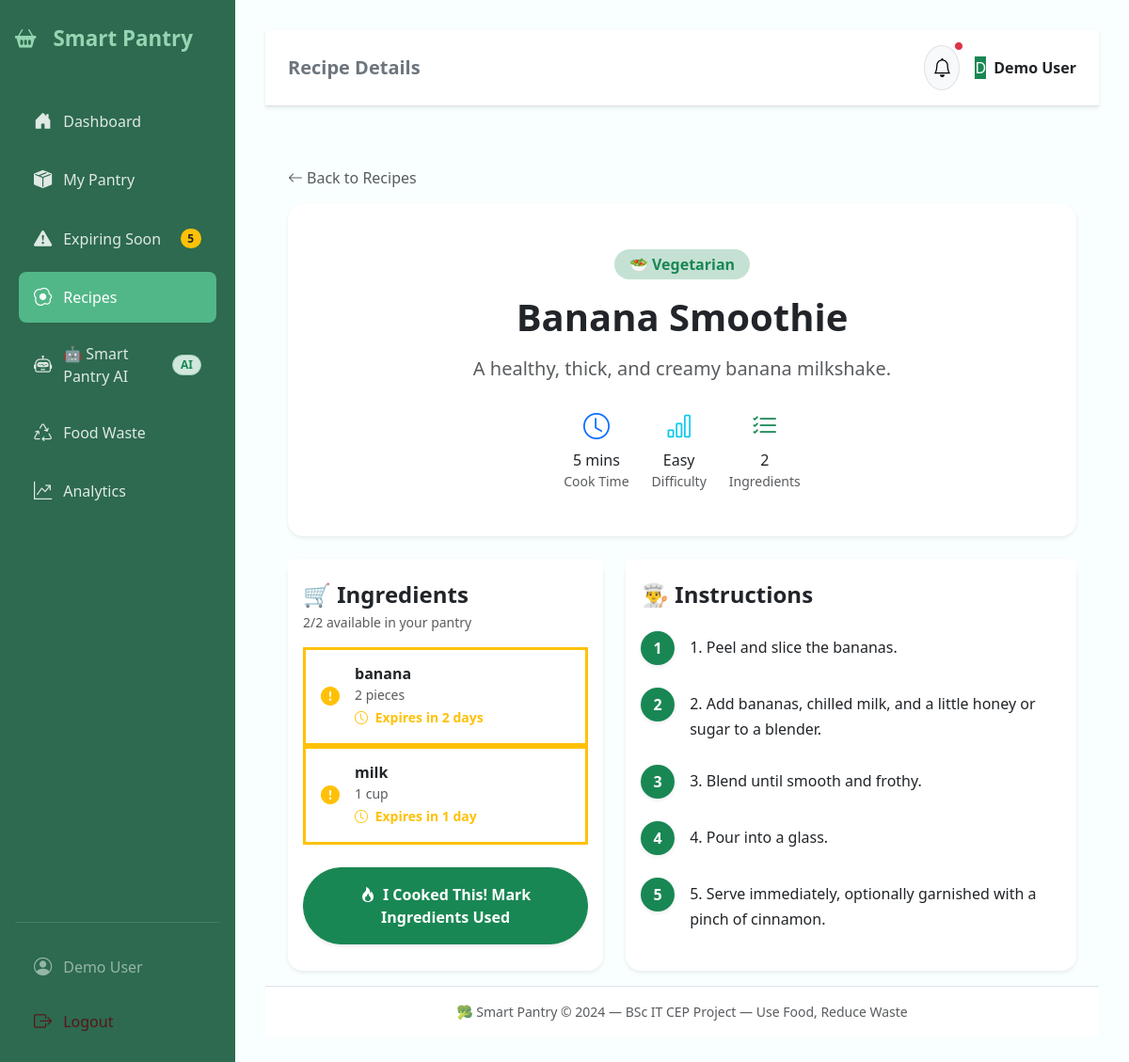
/recipes/15 (signed in), run on the app's committed database.
### models/recipe.py (models this page shows)
class Recipe(db.Model):
    __tablename__ = 'recipes'
    id = db.Column(db.Integer, primary_key=True)
    name = db.Column(db.String(200), nullable=False)
    description = db.Column(db.String(500))
    instructions = db.Column(db.Text, nullable=False)
    cooking_time = db.Column(db.Integer)
    difficulty = db.Column(db.String(20))
    image = db.Column(db.String(300), nullable=True)
    dietary_type = db.Column(db.String(50))
    created_at = db.Column(db.DateTime, default=datetime.utcnow)
    ingredients = relationship('RecipeIngredient', backref='recipe', cascade="all, delete-orphan")

class RecipeIngredient(db.Model):
    __tablename__ = 'recipe_ingredients'
    id = db.Column(db.Integer, primary_key=True)
    recipe_id = db.Column(db.Integer, db.ForeignKey('recipes.id'), nullable=False)
    ingredient_name = db.Column(db.String(100), nullable=False)
    quantity = db.Column(db.String(50))
    unit = db.Column(db.String(20))

### routes/recipes.py (the view)
@recipes_bp.route('/<int:id>')
@login_required
def detail(id):
    user_id = session['user_id']
    recipe = Recipe.query.get_or_404(id)
    ingredient_status = get_recipe_ingredient_status(id, user_id)
    can_cook = any(s['status'] in ['available', 'expiring'] for s in ingredient_status)
    notifications = _get_notifications(user_id)
    return render_template('recipe_detail.html',
                           recipe=recipe,
                           ingredient_status=ingredient_status,
                           can_cook=can_cook,
                           notifications=notifications)

### models/pantry.py (called while the page is built)
    @property
    def days_remaining(self):
        if self.expiry_date:
            return (self.expiry_date - date.today()).days
        return 0

    @property
    def computed_status(self):
        if self.status != 'available':
            return self.status
        days = self.days_remaining
        if days < 0:
            return 'Expired'
        elif days == 0:
            return 'Expires Today'
        elif days <= 3:
            return 'Expiring Soon'
        elif days <= 7:
            return 'Use Soon'
        else:
            return 'Fresh'

### routes/recipes.py (called while the page is built)
def _get_notifications(user_id):
    from services.expiry_service import get_pantry_summary
    summary = get_pantry_summary(user_id)
    return {
        'expiring_count': summary.get('expiring_soon_count', 0),
        'expired_count': summary.get('expired_count', 0),
    }

### services/expiry_service.py (called while the page is built)
def get_pantry_summary(user_id):
    items = PantryItem.query.filter_by(user_id=user_id, status='available').all()
    total = len(items)
    fresh = 0
    expiring_soon = 0
    expired = 0
    for item in items:
        status = item.computed_status
        if status in ['Fresh', 'Use Soon']:
            fresh += 1
        elif status in ['Expiring Soon', 'Expires Today']:
            expiring_soon += 1
        elif status == 'Expired':
            expired += 1
    wasted_count = PantryItem.query.filter_by(user_id=user_id, status='wasted').count()
    consumed_count = PantryItem.query.filter_by(user_id=user_id, status='consumed').count()
    return {
        'total_items': total,
        'fresh_count': fresh,
        'expiring_soon_count': expiring_soon,
        'expired_count': expired,
        'wasted_count': wasted_count,
        'consumed_count': consumed_count,
    }

### utils.py (called while the page is built)
def login_required(f):
    @wraps(f)
    def decorated(*args, **kwargs):
        if 'user_id' not in session:
            flash('Please log in to access this page.', 'warning')
            return redirect(url_for('auth.login'))
        return f(*args, **kwargs)
    return decorated

### templates/recipe_detail.html (shortened to what this page needs)
{% extends "base.html" %}
{% block page_title %}Recipe Details{% endblock %}
{% block content %}
<div class="mb-3">
    <a href="{{ url_for('recipes.list_recipes') }}" class="text-decoration-none text-muted">
        <i class="bi bi-arrow-left me-1"></i>Back to Recipes
    </a>
</div>
<div class="card border-0 shadow-sm rounded-4 mb-4">
    <div class="card-body p-4 p-md-5">
        <div class="text-center">
            {% if recipe.dietary_type == 'Vegetarian' %}
                <span class="badge bg-success bg-opacity-25 text-success rounded-pill px-3 py-2 mb-3 fs-6">🥗 Vegetarian</span>
            {% elif recipe.dietary_type == 'Non-Vegetarian' %}
                <span class="badge bg-danger bg-opacity-25 text-danger rounded-pill px-3 py-2 mb-3 fs-6">🍗 Non-Vegetarian</span>
            {% elif recipe.dietary_type == 'Vegan' %}
                <span class="badge bg-success rounded-pill px-3 py-2 mb-3 fs-6">🌿 Vegan</span>
            {% endif %}
            <h1 class="fw-bold text-dark display-6 mb-3">{{ recipe.name }}</h1>
            <p class="lead text-muted mx-auto" style="max-width: 800px;">{{ recipe.description }}</p>
            <div class="d-flex justify-content-center gap-4 mt-4 text-dark fw-medium">
                <div class="d-flex flex-column align-items-center">
                    <i class="bi bi-clock fs-3 mb-1 text-primary"></i>
                    <span>{{ recipe.cooking_time }} mins</span>
                    <small class="text-muted">Cook Time</small>
                </div>
                <div class="d-flex flex-column align-items-center">
                    <i class="bi bi-bar-chart fs-3 mb-1 text-info"></i>
                    <span>{{ recipe.difficulty }}</span>
                    <small class="text-muted">Difficulty</small>
                </div>
                <div class="d-flex flex-column align-items-center">
                    <i class="bi bi-list-check fs-3 mb-1 text-success"></i>
                    <span>{{ recipe.ingredients|length }}</span>
                    <small class="text-muted">Ingredients</small>
                </div>
            </div>
        </div>
    </div>
</div>
<div class="row g-4">
    <div class="col-lg-5">
        <div class="card border-0 shadow-sm rounded-4 h-100">
            <div class="card-header bg-white border-0 pt-4 pb-0">
                <h4 class="fw-bold mb-0">🛒 Ingredients</h4>
                <p class="text-muted small mb-0 mt-1">
                    {% set available_count = ingredient_status | selectattr('status', 'in', ['available', 'expiring']) | list | length %}
                    {{ available_count }}/{{ ingredient_status|length }} available in your pantry
                </p>
            </div>
            <div class="card-body">
                <ul class="list-group list-group-flush mb-4">
                    {% for ing in ingredient_status %}
                    <li class="list-group-item d-flex justify-content-between align-items-center px-0 py-3
                        {% if ing.status == 'available' %}border-start border-success border-3{% elif ing.status == 'expiring' %}border-start border-warning border-3{% else %}border-start border-danger border-3 opacity-75{% endif %} ps-3">
                        <div class="d-flex align-items-center gap-3">
                            {% if ing.status == 'available' %}
                                <i class="bi bi-check-circle-fill text-success fs-5"></i>
                            {% elif ing.status == 'expiring' %}
                                <i class="bi bi-exclamation-circle-fill text-warning fs-5"></i>
                            {% else %}
                                <i class="bi bi-x-circle-fill text-secondary fs-5"></i>
                            {% endif %}
                            <div>
                                <h6 class="mb-0 fw-bold {% if ing.status == 'missing' %}text-muted{% endif %}">
                                    {{ ing.ingredient_name }}
                                </h6>
                                <small class="text-muted">{{ ing.quantity }} {{ ing.unit }}</small>
                                {% if ing.status == 'expiring' and ing.days_remaining is not none %}
                                <br><small class="text-warning fw-bold">
                                    <i class="bi bi-clock me-1"></i>
                                    {% if ing.days_remaining == 0 %}
                                    Expires TODAY!
                                    {% elif ing.days_remaining < 0 %}
                                    Already expired!
                                    {% else %}
                                    Expires in {{ ing.days_remaining }} day{{ 's' if ing.days_remaining != 1 }}
                                    {% endif %}
                                </small>
                                {% elif ing.status == 'missing' %}
                                <br><small class="text-danger"><i class="bi bi-bag-x me-1"></i>Not in pantry</small>
                                {% else %}
                                <br><small class="text-success"><i class="bi bi-check me-1"></i>In pantry</small>
                                {% endif %}
                            </div>
                        </div>
                    </li>
                    {% endfor %}
                </ul>
                {% if can_cook %}
                <div class="d-grid">
                    <button type="button" class="btn btn-success py-3 rounded-pill fw-bold shadow-sm"
                            data-bs-toggle="modal" data-bs-target="#cookModal">
                        <i class="bi bi-fire me-2"></i>I Cooked This! Mark Ingredients Used
                    </button>
                </div>
                {% else %}
                <div class="alert alert-secondary rounded-3">
                    <i class="bi bi-info-circle me-2"></i>
                    Add the missing ingredients to your pantry, then cook this recipe!
                </div>
                {% endif %}
            </div>
        </div>
    </div>
    <div class="col-lg-7">
        <div class="card border-0 shadow-sm rounded-4 h-100">
            <div class="card-header bg-white border-0 pt-4 pb-0">
                <h4 class="fw-bold mb-0">👨‍🍳 Instructions</h4>
            </div>
            <div class="card-body">
                <div class="mt-2">
                    {% if recipe.instructions %}
                        {% set steps = recipe.instructions.split('\n') %}
                        {% set step_num = namespace(value=0) %}
                        {% for step in steps %}
                            {% if step.strip() %}
                                {% set step_num.value = step_num.value + 1 %}
                                <div class="d-flex mb-4">
                                    <div class="me-3 flex-shrink-0">
                                        <div class="bg-success text-white rounded-circle d-flex align-items-center justify-content-center fw-bold shadow-sm"
                                             style="width:36px;height:36px;min-width:36px;">
                                            {{ step_num.value }}
                                        </div>
                                    </div>
                                    <div>
                                        <p class="mb-0 pt-1" style="line-height:1.7;">{{ step.strip() }}</p>
                                    </div>
                                </div>
                            {% endif %}
                        {% endfor %}
                    {% else %}
                        <p class="text-muted">Instructions not available.</p>
                    {% endif %}
                </div>
            </div>
        </div>
    </div>
</div>
{% endblock %}

### static/css/style.css (style rules this page uses)
:root { --primary: #2d6a4f; --secondary: #52b788; --accent: #95d5b2; --warning: #f4a261; --danger: #e76f51; --light-bg: #f8fffe; --card-shadow: 0 2px 15px rgba(0,0,0,0.08); }
body { font-family: 'Segoe UI', Tahoma, Geneva, Verdana, sans-serif; background-color: var(--light-bg); }

### data on the page
Recipe: name "Banana Smoothie", description "A healthy, thick, and creamy banana milkshake.", cooking_time "5", difficulty "Easy"
RecipeIngredient: ingredient_name "banana", quantity "2", unit "pieces", days_remaining "2", days_remaining "s"
RecipeIngredient: ingredient_name "milk", quantity "1", unit "cup", days_remaining "1"

### other printed values
{{ notifications.expiring_count }} "5"
{{ session.get('user_name', 'User') }} "Demo User"
{{ session.get('user_name', 'U')[0].upper() }} "D"
{{ recipe.ingredients|length }} "2"
{{ available_count }} "2"
{{ ingredient_status|length }} "2"
{{ step_num.value }} "1" "2" "3" "4" "5"
{{ step.strip() }} "1. Peel and slice the bananas." "2. Add bananas, chilled milk, and a little honey or sugar to a blender." "3. Blend until smooth and frothy." "4. Pour into a glass." "5. Serve immediately, optionally garnished with a pinch of cinnamon."
